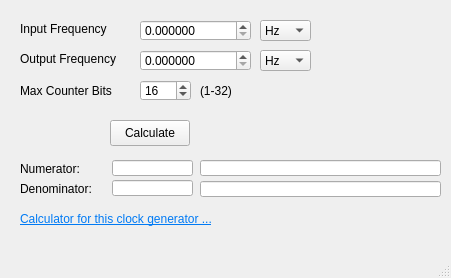
<?xml version="1.0" encoding="UTF-8"?>
<ui version="4.0">
 <class>MainWindow</class>
 <widget class="QMainWindow" name="MainWindow">
  <property name="geometry">
   <rect>
    <x>0</x>
    <y>0</y>
    <width>451</width>
    <height>278</height>
   </rect>
  </property>
  <property name="windowTitle">
   <string>Frequency Calculator</string>
  </property>
  <widget class="QWidget" name="centralwidget">
   <widget class="QLabel" name="label">
    <property name="geometry">
     <rect>
      <x>20</x>
      <y>20</y>
      <width>101</width>
      <height>18</height>
     </rect>
    </property>
    <property name="text">
     <string>Input Frequency</string>
    </property>
   </widget>
   <widget class="QLabel" name="label_2">
    <property name="geometry">
     <rect>
      <x>20</x>
      <y>50</y>
      <width>111</width>
      <height>18</height>
     </rect>
    </property>
    <property name="text">
     <string>Output Frequency</string>
    </property>
   </widget>
   <widget class="QPushButton" name="calculate">
    <property name="geometry">
     <rect>
      <x>110</x>
      <y>120</y>
      <width>80</width>
      <height>26</height>
     </rect>
    </property>
    <property name="text">
     <string>Calculate</string>
    </property>
   </widget>
   <widget class="QLabel" name="label_5">
    <property name="geometry">
     <rect>
      <x>20</x>
      <y>160</y>
      <width>91</width>
      <height>18</height>
     </rect>
    </property>
    <property name="text">
     <string>Numerator:</string>
    </property>
   </widget>
   <widget class="QLabel" name="label_6">
    <property name="geometry">
     <rect>
      <x>20</x>
      <y>180</y>
      <width>91</width>
      <height>18</height>
     </rect>
    </property>
    <property name="text">
     <string>Denominator:</string>
    </property>
   </widget>
   <widget class="QLabel" name="label_7">
    <property name="geometry">
     <rect>
      <x>20</x>
      <y>80</y>
      <width>111</width>
      <height>21</height>
     </rect>
    </property>
    <property name="text">
     <string>Max Counter Bits</string>
    </property>
   </widget>
   <widget class="QSpinBox" name="max_counter_bits">
    <property name="geometry">
     <rect>
      <x>140</x>
      <y>80</y>
      <width>51</width>
      <height>21</height>
     </rect>
    </property>
    <property name="minimum">
     <number>1</number>
    </property>
    <property name="maximum">
     <number>32</number>
    </property>
    <property name="value">
     <number>16</number>
    </property>
   </widget>
   <widget class="QLabel" name="label_8">
    <property name="geometry">
     <rect>
      <x>200</x>
      <y>80</y>
      <width>111</width>
      <height>21</height>
     </rect>
    </property>
    <property name="text">
     <string>(1-32)</string>
    </property>
   </widget>
   <widget class="QComboBox" name="in_frequency_unit">
    <property name="geometry">
     <rect>
      <x>260</x>
      <y>20</y>
      <width>51</width>
      <height>21</height>
     </rect>
    </property>
    <item>
     <property name="text">
      <string>Hz</string>
     </property>
    </item>
    <item>
     <property name="text">
      <string>KHz</string>
     </property>
    </item>
    <item>
     <property name="text">
      <string>MHz</string>
     </property>
    </item>
    <item>
     <property name="text">
      <string>GHz</string>
     </property>
    </item>
   </widget>
   <widget class="QComboBox" name="out_frequency_unit">
    <property name="geometry">
     <rect>
      <x>260</x>
      <y>50</y>
      <width>51</width>
      <height>21</height>
     </rect>
    </property>
    <item>
     <property name="text">
      <string>Hz</string>
     </property>
    </item>
    <item>
     <property name="text">
      <string>KHz</string>
     </property>
    </item>
    <item>
     <property name="text">
      <string>MHz</string>
     </property>
    </item>
    <item>
     <property name="text">
      <string>GHz</string>
     </property>
    </item>
   </widget>
   <widget class="QDoubleSpinBox" name="in_frequency">
    <property name="geometry">
     <rect>
      <x>140</x>
      <y>20</y>
      <width>111</width>
      <height>21</height>
     </rect>
    </property>
    <property name="decimals">
     <number>6</number>
    </property>
    <property name="maximum">
     <double>1000.000000000000000</double>
    </property>
   </widget>
   <widget class="QDoubleSpinBox" name="out_frequency">
    <property name="geometry">
     <rect>
      <x>140</x>
      <y>50</y>
      <width>111</width>
      <height>21</height>
     </rect>
    </property>
    <property name="decimals">
     <number>6</number>
    </property>
    <property name="maximum">
     <double>1000.000000000000000</double>
    </property>
   </widget>
   <widget class="QLineEdit" name="out_numerator">
    <property name="geometry">
     <rect>
      <x>112</x>
      <y>160</y>
      <width>81</width>
      <height>16</height>
     </rect>
    </property>
    <property name="readOnly">
     <bool>true</bool>
    </property>
   </widget>
   <widget class="QLineEdit" name="out_denominator">
    <property name="geometry">
     <rect>
      <x>112</x>
      <y>180</y>
      <width>81</width>
      <height>16</height>
     </rect>
    </property>
    <property name="readOnly">
     <bool>true</bool>
    </property>
   </widget>
   <widget class="QLineEdit" name="out_numerator_bits">
    <property name="geometry">
     <rect>
      <x>200</x>
      <y>160</y>
      <width>241</width>
      <height>16</height>
     </rect>
    </property>
    <property name="readOnly">
     <bool>true</bool>
    </property>
   </widget>
   <widget class="QLineEdit" name="out_denominator_bits">
    <property name="geometry">
     <rect>
      <x>200</x>
      <y>181</y>
      <width>241</width>
      <height>16</height>
     </rect>
    </property>
    <property name="readOnly">
     <bool>true</bool>
    </property>
   </widget>
   <widget class="QLabel" name="label_3">
    <property name="geometry">
     <rect>
      <x>20</x>
      <y>210</y>
      <width>231</width>
      <height>18</height>
     </rect>
    </property>
    <property name="text">
     <string>&lt;html&gt;&lt;head/&gt;&lt;body&gt;&lt;p&gt;&lt;a href=&quot;https://github.com/tvanas/uart-vhdl/blob/master/vhdl/clk_18432.vhd&quot;&gt;&lt;span style=&quot; text-decoration: underline; color:#007af4;&quot;&gt;Calculator for this clock generator ...&lt;/span&gt;&lt;/a&gt;&lt;/p&gt;&lt;/body&gt;&lt;/html&gt;</string>
    </property>
    <property name="openExternalLinks">
     <bool>true</bool>
    </property>
   </widget>
  </widget>
  <widget class="QMenuBar" name="menubar">
   <property name="geometry">
    <rect>
     <x>0</x>
     <y>0</y>
     <width>451</width>
     <height>23</height>
    </rect>
   </property>
  </widget>
  <widget class="QStatusBar" name="statusbar"/>
 </widget>
 <resources/>
 <connections/>
</ui>
